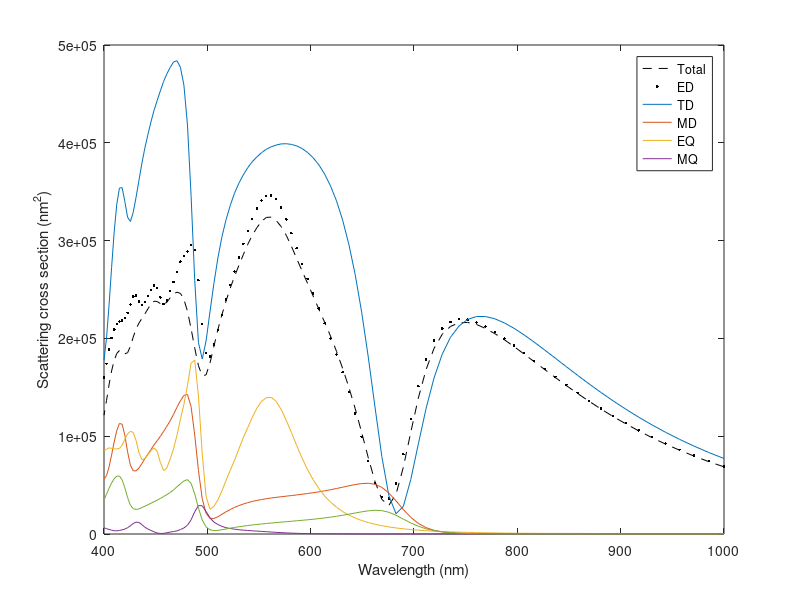
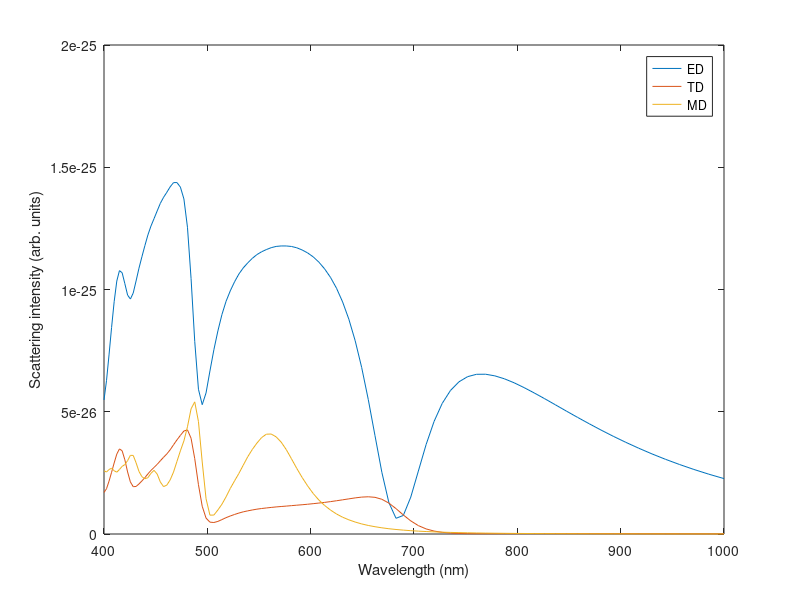

Write the MATLAB code that produced these figures, in order.
%% loading
clear all;
close all;
lum = dlmread('MENP_SiND_D310H50_result.txt',',',2,0);
menp = csvread('demo_toroidal.csv');

%% plot
% exact
lbdp = lum(:,1);
check = abs(lbdp(:,1) - menp(:,1)) > 0.1;  % 1 if values are different
fig1 = figure();
plot(lbdp,lum(:,2),'k--'); hold on;
plot(lbdp,menp(:,7)*1e18,'k.');
plot(lbdp,menp(:,2:6)*1e18);
legend('Total','ED','TD','MD','EQ','MQ');
xlabel('Wavelength (nm)');
ylabel('Scattering cross section (nm^2)');
xlim([min(lbdp),max(lbdp)]);

fig2 = figure();
plot(lbdp,lum(:,3),'Color',[0 0.4470 0.7410]);hold on;  % p
plot(lbdp,lum(:,5),'Color',[0.8500 0.3250 0.0980]);  % T
plot(lbdp,lum(:,4),'Color',[0.9290 0.6940 0.1250]);  % m
legend('ED','TD','MD');
xlabel('Wavelength (nm)');
ylabel('Scattering intensity (arb. units)');
xlim([min(lbdp),max(lbdp)]);